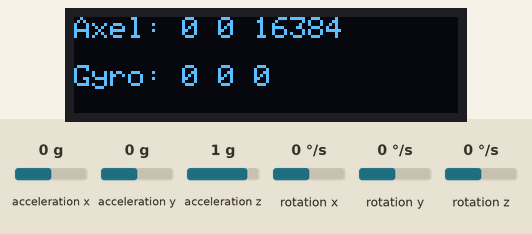
The sketch below on a simulated ESP8266 (NodeMCU). On the bench: 128×32 one-colour display. Wiring (inferred from the names in the program): MPU-6050 motion sensor at I2C address 0x68. Inputs (shaded band) come from the test bench; at power-on: acceleration x 0 g, acceleration y 0 g, acceleration z 1 g, rotation x 0 °/s, rotation y 0 °/s, rotation z 0 °/s. WiFi joins after 1.5 s; servers stay silent unless stated; what the sketch prints to the serial monitor is not drawn.

Above: at 6.5 s.
6.6 s: acceleration x set to -1.4 g
At 11.5 s:
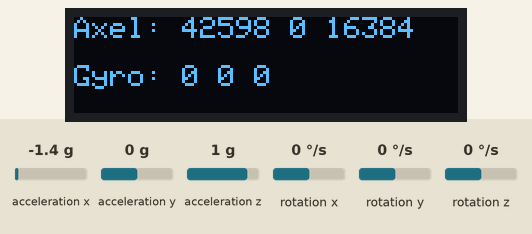
12.2 s: acceleration y set to -1.4 g
At 16.0 s:
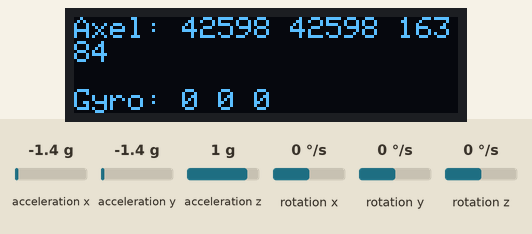
17.8 s: acceleration z set to -1.4 g
At 21.8 s:
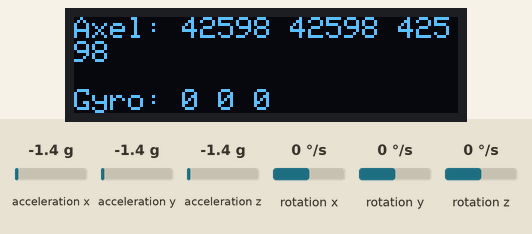
23.4 s: rotation x set to -192 °/s
At 26.3 s:
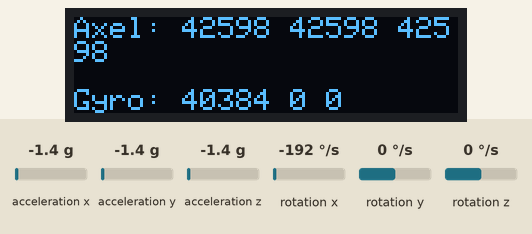
29.0 s: rotation y set to -192 °/s
At 30.8 s:
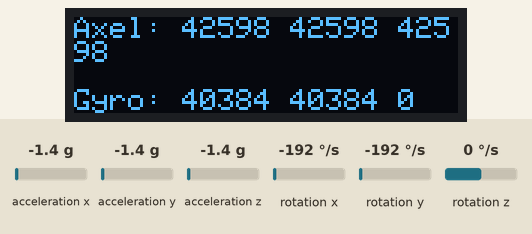
34.6 s: rotation z set to -192 °/s
At 36.6 s:
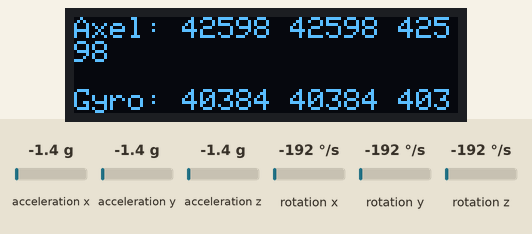
Timing chart, 0 to 38.1 s (numbered marks = the images above; inputs shaded):
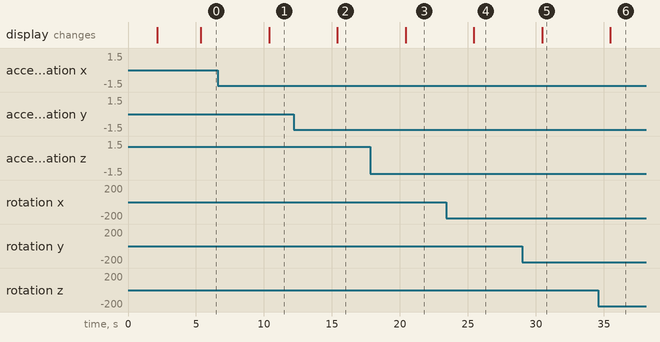

The sketch:

WiFiClientServerESP.ino
```cpp
#include <WiFiClientSecure.h>
#include <Arduino.h>
#include <ESP8266WiFi.h>
#include <ArduinoJson.h>
#include <Wire.h>
#include <Adafruit_GFX.h>
#include <Adafruit_SSD1306.h>

#define SCREEN_WIDTH 128 // OLED display width, in pixels
#define SCREEN_HEIGHT 32 // OLED display height, in pixels

const char* ssid     = "";     // network SSID (name of wifi network)
const char* password = ""; // network password

const char*  server = "";  // Server URL

unsigned long lastTime = 0;
unsigned long timerDelay = 5000;
unsigned long message_counter = 0;

const int MPU=0x68;
Adafruit_SSD1306 display(SCREEN_WIDTH, SCREEN_HEIGHT, &Wire, -1);

WiFiClientSecure client;

const char* test_root_ca= \
"-----BEGIN CERTIFICATE-----\n" \

"-----END CERTIFICATE-----\n" ;

const char* test_client_key = \
"-----BEGIN PRIVATE KEY-----\n" \

"-----END PRIVATE KEY-----\n" ;


const char* test_client_cert =  \
"-----BEGIN CERTIFICATE-----\n" \

"-----END CERTIFICATE-----\n" ;

void setup()
{
  client.setInsecure();
  Serial.begin(115200);
  delay(100);
  Serial.print("Attempting to connect to SSID: ");
  Serial.println(ssid);
  WiFi.begin(ssid, password);

  // attempt to connect to Wifi network:
  while (WiFi.status() != WL_CONNECTED) {
    Serial.print(".");
    // wait 1 second for re-trying
    delay(1000);
  }
  //Amoled writing
  if(!display.begin(SSD1306_SWITCHCAPVCC, 0x3C))
  {
    Serial.println(F("SSD1306 allocation failed"));
  }
  else
  {
    display.clearDisplay();
    display.setTextSize(1);
    display.setTextColor(WHITE);
    display.setCursor(0, 10);
    display.println("Connected to wifi:");
    display.println(ssid);
    display.display();
    delay(3000);
  }

  //Gyroscope initialization
  Wire.begin();
  Wire.beginTransmission(MPU);
  Wire.write(0x6B); // PWR_MGMT_1 register
  Wire.write(0); // set to zero (wakes up the MPU-6050)
  Wire.endTransmission(true);

  Serial.print("Connected to ");
  Serial.println(ssid);

  if(!client.setCACert((const uint8_t*)test_root_ca, sizeof(test_root_ca)))
    Serial.println("Failed loading CA");
  if(!client.setCertificate((const uint8_t*)test_client_cert, sizeof(test_client_cert))) // for client verification
    Serial.println("Failed loading client cert");
  if(!client.setPrivateKey((const uint8_t*)test_client_key, sizeof(test_client_key)))	// for client verification
    Serial.println("Failed client key");

  Serial.println("\nStarting connection to server...");
  if (!client.connect(server, 8333)){
    Serial.println("Connection failed!");
    while(true);
  }

  Serial.println("Connected to server!");
}

void loop()
{
  if ((millis() - lastTime) > timerDelay)
  {
    if(WiFi.status() == WL_CONNECTED){
      message_counter++;
      //Gettig measures from gyroscope
      int AX, AY, AZ, GX, GY, GZ, Tmp;
      Wire.beginTransmission(MPU);
      Wire.write(0x3B); // starting with register 0x3B (ACCEL_XOUT_H)
      Wire.endTransmission(false);
      Wire.requestFrom(MPU,14,true); // request a total of 14 registers
      AX=Wire.read()<<8|Wire.read(); // 0x3B (ACCEL_XOUT_H) & 0x3C (ACCEL_XOUT_L)
      AY=Wire.read()<<8|Wire.read(); // 0x3D (ACCEL_YOUT_H) & 0x3E (ACCEL_YOUT_L)
      AZ=Wire.read()<<8|Wire.read(); // 0x3F (ACCEL_ZOUT_H) & 0x40 (ACCEL_ZOUT_L)
      Tmp=Wire.read()<<8|Wire.read(); // 0x41 (TEMP_OUT_H) & 0x42 (TEMP_OUT_L)
      GX=Wire.read()<<8|Wire.read(); // 0x43 (GYRO_XOUT_H) & 0x44 (GYRO_XOUT_L)
      GY=Wire.read()<<8|Wire.read(); // 0x45 (GYRO_YOUT_H) & 0x46 (GYRO_YOUT_L)
      GZ=Wire.read()<<8|Wire.read(); // 0x47 (GYRO_YOUT_H) & 0x46 (GYRO_ZOUT_L)
      String messageOled = "Axel: " + String(AX) +" " + String(AY) + " " + String(AZ) + "\n\nGyro: " + String(GX) + " " + String(GY) + " " + String(GZ);

      //Displaying data on amoled
      display.clearDisplay();
      display.setCursor(0, 0);
      display.println(messageOled);
      display.display();

      //Sending data to the server
      String jsondata = String("{\n\"mnumber\": \"")+String(message_counter)+String("\",\n\"gyrox\": \"")+String(GX)+String("\",\n\"gyroy\": \"")+String(GY)+String("\",\n\"gyroz\": \"")+String(GZ)+String("\",\n\"accx\": \"")+String(AX)+String("\",\n\"accy\": \"")+String(AY)+String("\",\n\"accz\": \"")+String(AZ)+String("\"\n}");

      client.println(jsondata);
      Serial.println(jsondata);
    }
    else
    {
      Serial.println("WiFi Disconnected");
    }
    lastTime = millis();
  }
}
```

Measured:
- after the input at 6.6 s, the display: changes after 3.8 s (image 1)
- after the input at 12.2 s, the display: changes after 3.2 s (image 2)
- after the input at 17.8 s, the display: changes after 2.6 s (image 3)
- after the input at 23.4 s, the display: changes after 2.0 s (image 4)
- after the input at 29.0 s, the display: changes after 1.5 s (image 5)
- after the input at 34.6 s, the display: changes after 0.88 s (image 6)
